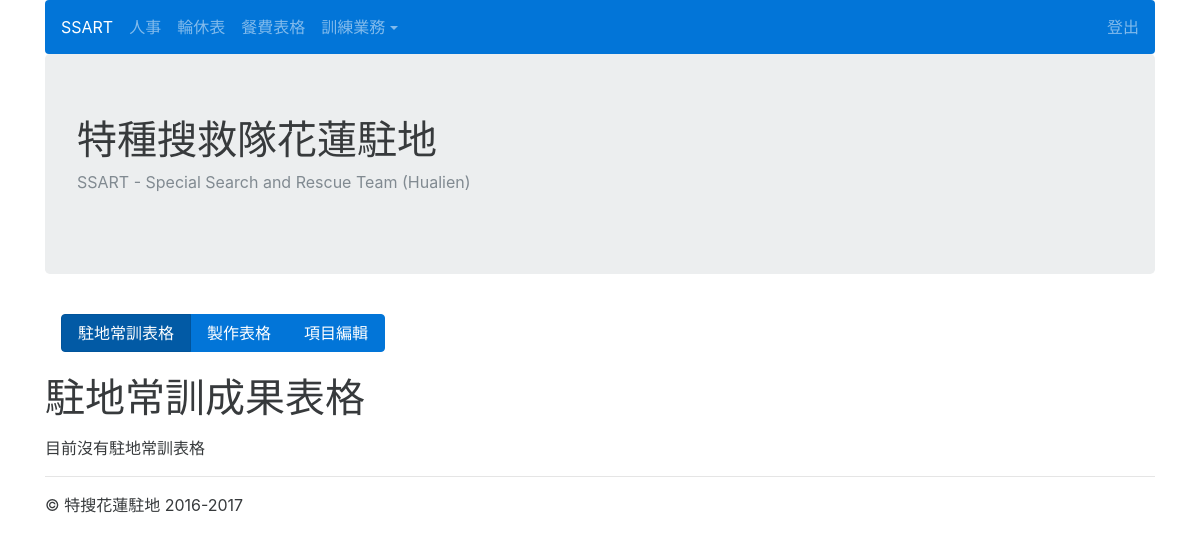
Before: /train/zhudi (signed in) with the older database file.
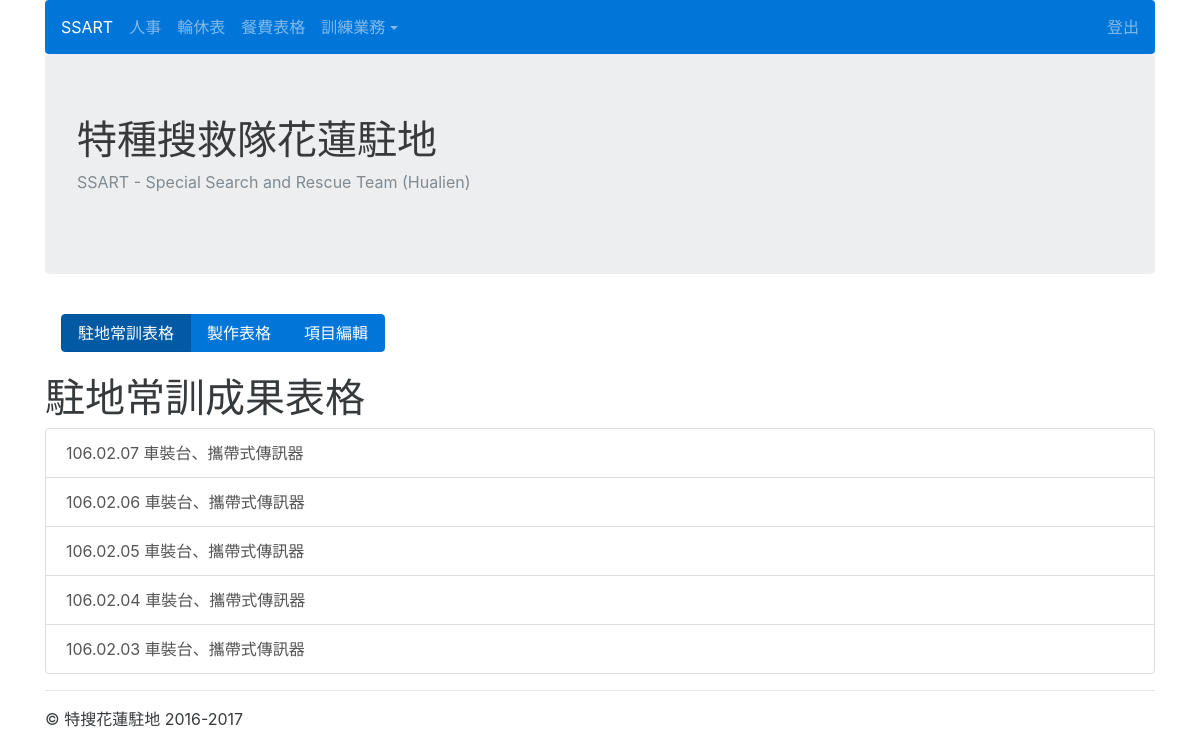
After: the same page with the newer database file.
### train/models.py (models this page shows, shortened)
class ZhuDiTable(models.Model):
	session = models.ForeignKey(ZhuDi)
	date = models.CharField(max_length=20)
	img = models.FileField(upload_to=upload_location)
	img2 = models.FileField(upload_to=upload_location)
	time_stamp = models.DateTimeField(auto_now=True)
	class Meta:
		ordering = ['-pk']
	def get_absolute_url(self):
		return reverse ('zhudi_table_detail', kwargs={'pk':self.pk})

class ZhuDi(models.Model):
	name = models.CharField(max_length=20)
	def __str__(self):
		return self.name

### train/views.py (the view)
@login_required
def zhudi_table_list(request):
	zhudis = ZhuDiTable.objects.all()
	context = {
	'zhudis': zhudis,
	}
	return render(request, 'zhudi_table_list.html', context)

### train/templates/zhudi_table_list.html
{% extends 'base.html' %}
{% block content %}
<nav class="navbar">
	<div class="btn-group">
		<a href={% url 'zhudi_table_list' %} class="btn btn-primary active">駐地常訓表格</a>
		<a href={% url 'zhudi_table_create' %} class="btn btn-primary">製作表格</a>
		<a href={% url 'zhudi_session_create' %} class="btn btn-primary">項目編輯</a>
	</div>
</nav>
<p>
	<div class="list-group">
	<h1>駐地常訓成果表格</h1>
	<p>
	{% for zhudi in zhudis %}
		<a href={{ zhudi.get_absolute_url }} class="list-group-item list-group-item-action">
		{{ zhudi.date }} {{ zhudi.session }}
		</a>
	{% empty %}
		<p>目前沒有駐地常訓表格</p>
	{% endfor %}
</div>
{% endblock %}

Changed rows visible on the page:
added ZhuDiTable: date "106.02.07", session "車裝台、攜帶式傳訊器"
added ZhuDiTable: date "106.02.06", session "車裝台、攜帶式傳訊器"
added ZhuDiTable: date "106.02.05", session "車裝台、攜帶式傳訊器"
added ZhuDiTable: date "106.02.04", session "車裝台、攜帶式傳訊器"
added ZhuDiTable: date "106.02.03", session "車裝台、攜帶式傳訊器"
Other visible differences:
text no longer shown: "目前沒有駐地常訓表格"
